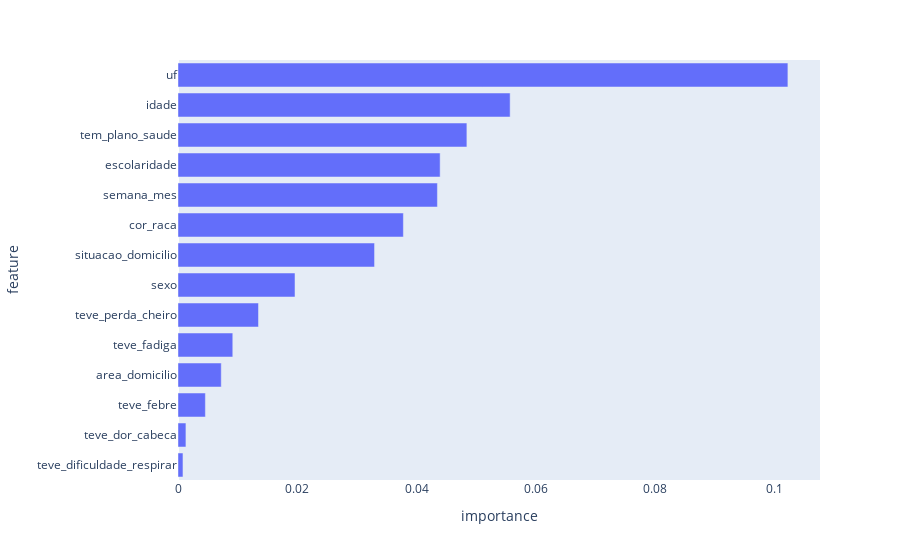

Source (notebook cell):
### Code cell
from sklearn.metrics import (  r2_score
                             , precision_score
                             , f1_score
                             , classification_report
                             , roc_auc_score
                             , RocCurveDisplay
                             )
from sklearn.inspection import permutation_importance
from sklearn.preprocessing import OneHotEncoder
from imblearn.pipeline import Pipeline
from imblearn.under_sampling import RandomUnderSampler
import plotly.express as px

_features = ['uf', 'semana_mes',
             'area_domicilio', 
             'idade', 
             'sexo',
             'cor_raca', 
             'escolaridade', 
             'teve_febre', 
             'teve_dificuldade_respirar',
             'teve_dor_cabeca', 
             'teve_fadiga', 
             'teve_perda_cheiro',
             'tem_plano_saude',
             'situacao_domicilio']

pipeline = Pipeline(
    steps = [
        ('under', RandomUnderSampler(sampling_strategy='majority')),
        ('one-hot', OneHotEncoder(handle_unknown='infrequent_if_exist')),
        ('model',RandomForestClassifier(random_state=42))
    ]
)

X = df[_features]
y = df[['resultado_covid']]

X_train, X_test, y_train, y_test = train_test_split(X, y, stratify=y, random_state=42)
pipeline.fit(X_train, y_train)

model = pipeline['model']
y_pred = pipeline.predict(X_test)

_y_test = [int(x.replace('Não','0').replace('Sim','1')) for x in y_test['resultado_covid'].to_list()]
_y_pred = [int(x.replace('Não','0').replace('Sim','1')) for x in y_pred]

print(f"""
r2_score = {r2_score(_y_test, _y_pred)}
precision_score = {precision_score(_y_test, _y_pred)}
f1_score = {f1_score(_y_test, _y_pred)}
roc_auc_score = {roc_auc_score(_y_test, _y_pred)}

classification_report = {classification_report(_y_test, _y_pred)}
""")

RocCurveDisplay.from_estimator(pipeline, X, y)

result = permutation_importance(
    pipeline, X_test, y_test, n_repeats=10, random_state=42, n_jobs=2
)
forest_importances = pd.DataFrame([result.importances_mean, X.columns], index=['importance','feature']).T


fig = px.bar(
    forest_importances.sort_values('importance'),
    x='importance', y='feature', orientation='h'
)
fig.update_layout(
    yaxis=dict(
        showgrid=False,
        showline=False,
        showticklabels=True
    ),
    xaxis=dict(
        showgrid=False,
        showline=False,
        showticklabels=True
    )
)
fig.show()

### Figure 1 — Plotly figure (JSON) as saved in the notebook; plotly's stock layout.template omitted (floating-point values rounded to 4 significant figures)
{"data": [{"alignmentgroup": "True", "hovertemplate": "importance=%{x}<br>feature=%{y}<extra></extra>", "legendgroup": "", "marker": {"color": "#636efa", "pattern": {"shape": ""}}, "name": "", "offsetgroup": "", "orientation": "h", "showlegend": false, "textposition": "auto", "type": "bar", "x": [0.0008327, 0.00133, 0.004593, 0.007252, 0.009186, 0.0135, 0.01962, 0.03296, 0.03779, 0.0435, 0.04396, 0.04844, 0.05569, 0.1023], "xaxis": "x", "y": ["teve_dificuldade_respirar", "teve_dor_cabeca", "teve_febre", "area_domicilio", "teve_fadiga", "teve_perda_cheiro", "sexo", "situacao_domicilio", "cor_raca", "semana_mes", "escolaridade", "tem_plano_saude", "idade", "uf"], "yaxis": "y"}], "layout": {"barmode": "relative", "legend": {"tracegroupgap": 0}, "margin": {"t": 60}, "xaxis": {"anchor": "y", "domain": [0, 1], "showgrid": false, "showline": false, "showticklabels": true, "title": {"text": "importance"}}, "yaxis": {"anchor": "x", "domain": [0, 1], "showgrid": false, "showline": false, "showticklabels": true, "title": {"text": "feature"}}}}
